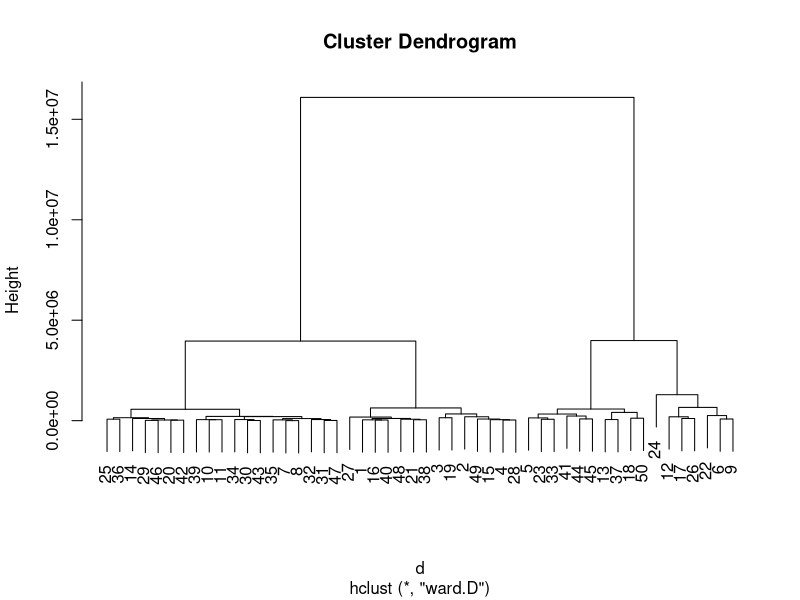
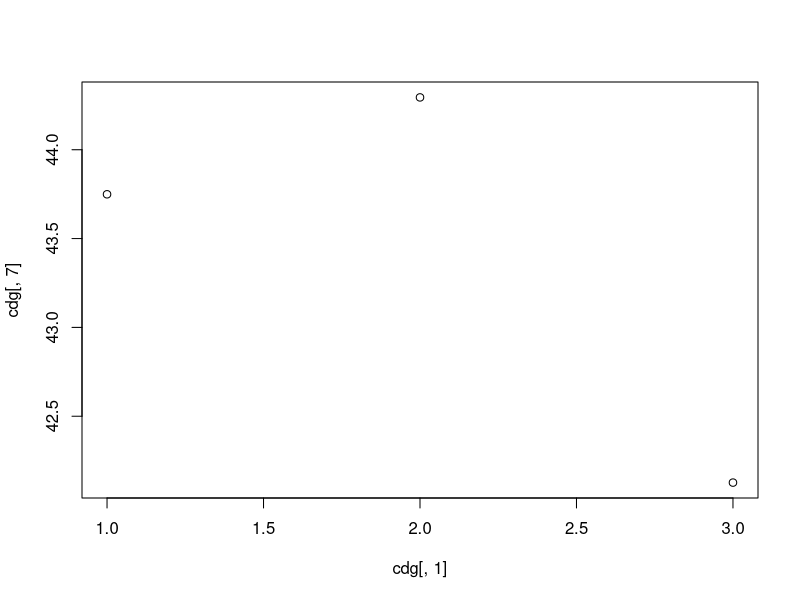

Recreate these plots in R, in order. (Note: this script raises an error after producing the figures.)
## ---- chunk 1
# Clear plots
if(!is.null(dev.list())) dev.off()

# Clean workspace
rm(list=ls())
## ---- chunk 2
dd <- read.csv("2.Bank_India_preprocessed_data.csv", sep=",",
               stringsAsFactors=TRUE)
dd$id <- NULL
class(dd)
attach(dd)

dcon <- data.frame(n_child, income, credit, loan, price, age, job_duration, 
                   n_enquiries)
dim(dcon)
## ---- chunk 3
d  <- dist(dcon[1:50,])
h1 <- hclust(d,method="ward.D")  # NOTICE THE COST
plot(h1)

d  <- dist(dcon)
h1 <- hclust(d,method="ward")  # NOTICE THE COST
#plot(h1)
## ---- chunk 4
nc = 3

c1 <- cutree(h1,nc)

c1[1:20]

nc = 5

c5 <- cutree(h1,nc)

c5[1:20]


table(c1)
table(c5)
table(c1,c5)


cdg <- aggregate(as.data.frame(dcon),list(c1),mean)
cdg

plot(cdg[,1], cdg[,7])
## ---- chunk 5
plot(Edad,Estalvi,col=c1,main="Clustering of credit data in 3 classes")
legend("topright",c("class1","class2","class3"),pch=1,col=c(1:3))

plot(RatiFin,Estalvi)
plot(RatiFin,Estalvi,col=c1,main="Clustering of credit data in 3 classes")
legend("topright",c("class1","class2","class3"),pch=1,col=c(1:3), cex=0.6)

plot(Antiguedad.Trabajo,Estalvi,col=c1,main="Clustering of credit data in 3 classes")
legend("topright",c("class1","class2","class3"),pch=1,col=c(1:3), cex=0.6)
plot(Patrimonio, Ingresos,col=c1,main="Clustering of credit data in 3 classes")
legend("topright",c("class1","class2","class3"),pch=1,col=c(1:3), cex=0.6)
plot(Patrimonio, Antiguedad.Trabajo,col=c1,main="Clustering of credit data in 3 classes")
legend("topright",c("class1","class2","class3"),pch=1,col=c(1:3), cex=0.6)

pairs(dcon[,1:7], col=c1)
## ---- chunk 6

Bss <- sum(rowSums(cdg^2)*as.numeric(table(c1)))

Ib4 <- 100*Bss/Tss
Ib4
## ---- chunk 7
library(cluster)

#dissimilarity matrix

actives<-c(1:19) # We have already removed the id variables
# gower distance
dissimMatrix <- daisy(dd[,actives], metric = "gower", stand=TRUE)

distMatrix<-dissimMatrix^2

# ward method
set.seed(123)
h1 <- hclust(distMatrix,method="ward.D")  # NOTICE THE COST
## ---- chunk 8
#plot(h1)

c2 <- cutree(h1,2)
## ---- chunk 9
dd <- read.csv("2.Bank_India_preprocessed_data.csv", sep=",",
               stringsAsFactors=TRUE)
dd$id <- NULL
class(dd)
attach(dd)

dcon <- data.frame(n_child, income, credit, loan, price, age, job_duration, 
                   n_enquiries)
dim(dcon)

#Dictamen    <- as.factor(Dictamen)
#levels(Dictamen) <- c(NA, "positiu","negatiu")


#Calcula els valor test de la variable Xnum per totes les modalitats del factor P
ValorTestXnum <- function(Xnum,P){
  #freq dis of fac
  nk <- as.vector(table(P)); 
  n <- sum(nk); 
  #mitjanes x grups
  xk <- tapply(Xnum,P,mean);
  #valors test
  txk <- (xk-mean(Xnum))/(sd(Xnum)*sqrt((n-nk)/(n*nk))); 
  #p-values
  pxk <- pt(txk,n-1,lower.tail=F);
  for(c in 1:length(levels(as.factor(P)))){if (pxk[c]>0.5){pxk[c]<-1-pxk[c]}}
  return (pxk)
}




ValorTestXquali <- function(P,Xquali){
  taula <- table(P,Xquali);
  n <- sum(taula); 
  pk <- apply(taula,1,sum)/n;
  pj <- apply(taula,2,sum)/n;
  pf <- taula/(n*pk);
  pjm <- matrix(data=pj,nrow=dim(pf)[1],ncol=dim(pf)[2], byrow=TRUE);      
  dpf <- pf - pjm; 
  dvt <- sqrt(((1-pk)/(n*pk))%*%t(pj*(1-pj))); 
  #i hi ha divisions iguals a 0 dona NA i no funciona
  zkj <- dpf
  zkj[dpf!=0]<-dpf[dpf!=0]/dvt[dpf!=0]; 
  pzkj <- pnorm(zkj,lower.tail=F);
  for(c in 1:length(levels(as.factor(P)))){for (s in 1:length(levels(Xquali))){if (pzkj[c,s]> 0.5){pzkj[c,s]<-1- pzkj[c,s]}}}
  return (list(rowpf=pf,vtest=zkj,pval=pzkj))
}


#source("file")
#dades contain the dataset
dades<-dd
#dades<-dd[filtro,]
#dades<-df
K<-dim(dades)[2]
#par(ask=TRUE)


#P must contain the class variable
#P<-dd[,3]
P<-c2 #P CONTAINS THE NUMBER OF CUTS WE DO ON THE TREE
#P<-dd[,18]
nameP<-"classe"
#P<-df[,33]

nc<-length(levels(factor(P)))
nc
pvalk <- matrix(data=0,nrow=nc,ncol=K, dimnames=list(levels(P),names(dades)))
nameP<-"Class"
n<-dim(dades)[1]

## ---- chunk 10
for(k in 1:4){
  if (is.numeric(dades[,k])){ 
      print(paste("Anàlisi per classes de la Variable:", names(dades)[k]))

      boxplot(dades[,k]~P, main=paste("Boxplot of", names(dades)[k], "vs", nameP ), horizontal=TRUE)
      
      barplot(tapply(dades[[k]], P, mean),main=paste("Means of", names(dades)[k], "by", nameP ))
      abline(h=mean(dades[[k]]))
      legend(0,mean(dades[[k]]),"global mean",bty="n")
      print("Estadístics per groups:")
      for(s in levels(as.factor(P))) {print(summary(dades[P==s,k]))}
      o<-oneway.test(dades[,k]~P)
      print(paste("p-valueANOVA:", o$p.value))
      kw<-kruskal.test(dades[,k]~P)
      print(paste("p-value Kruskal-Wallis:", kw$p.value))
      pvalk[,k]<-ValorTestXnum(dades[,k], P)
      print("p-values ValorsTest: ")
      print(pvalk[,k])      
      }else{
        if(class(dd[,k])=="Date"){
          print(summary(dd[,k]))
          print(sd(dd[,k]))
          #decide breaks: weeks, months, quarters...
          hist(dd[,k],breaks="weeks")
        }else{
          #qualitatives
      print(paste("Variable", names(dades)[k]))
      table<-table(P, dades[,k])
   #   print("Cross-table")
   #   print(table)
      rowperc<-prop.table(table,1)

   colperc<-prop.table(table,2)
   #  print("Distribucions condicionades a files")
   # print(rowperc)
   
   #ojo porque si la variable es true o false la identifica amb el tipus Logical i
   #aquest no te levels, por tanto, coertion preventiva
   
   dades[,k]<-as.factor(dades[,k])
   
   
   marg <- table(as.factor(P))/n
   print(append("Categories=",levels(as.factor(dades[,k]))))

   #from next plots, select one of them according to your practical case
   plot(marg,type="l",ylim=c(0,1),main=paste("Prop. of pos & neg by",names(dades)[k]))
   paleta<-rainbow(length(levels(dades[,k])))
   for(c in 1:length(levels(dades[,k]))){lines(colperc[,c],col=paleta[c]) }

   #with legend
   plot(marg,type="l",ylim=c(0,1),main=paste("Prop. of pos & neg by",names(dades)[k]))
   paleta<-rainbow(length(levels(dades[,k])))
   for(c in 1:length(levels(dades[,k]))){lines(colperc[,c],col=paleta[c]) }
   legend("topright", levels(dades[,k]), col=paleta, lty=2, cex=0.6)
   
   #condicionades a classes
   print(append("Categories=",levels(dades[,k])))
   plot(marg,type="n",ylim=c(0,1),main=paste("Prop. of pos & neg by",names(dades)[k]))
   paleta<-rainbow(length(levels(dades[,k])))
   for(c in 1:length(levels(dades[,k]))){lines(rowperc[,c],col=paleta[c]) }
   
   #with legend
   plot(marg,type="n",ylim=c(0,1),main=paste("Prop. of pos & neg by",names(dades)[k]))
   paleta<-rainbow(length(levels(dades[,k])))
   for(c in 1:length(levels(dades[,k]))){lines(rowperc[,c],col=paleta[c]) }
   legend("topright", levels(dades[,k]), col=paleta, lty=2, cex=0.6)
   
   #amb variable en eix d'abcisses
   marg <-table(dades[,k])/n
      print(append("Categories=",levels(dades[,k])))
      plot(marg,type="l",ylim=c(0,1),main=paste("Prop. of pos & neg by",names(dades)[k]), las=3)
    #x<-plot(marg,type="l",ylim=c(0,1),main=paste("Prop. of pos & neg by",names(dades)[k]), xaxt="n")
   #text(x=x+.25, y=-1, adj=1, levels(CountryName), xpd=TRUE, srt=25, cex=0.7)
   paleta<-rainbow(length(levels(as.factor(P))))
      for(c in 1:length(levels(as.factor(P)))){lines(rowperc[c,],col=paleta[c]) }

      #with legend
      plot(marg,type="l",ylim=c(0,1),main=paste("Prop. of pos & neg by",names(dades)[k]), las=3)
      for(c in 1:length(levels(as.factor(P)))){lines(rowperc[c,],col=paleta[c])}
      legend("topright", levels(as.factor(P)), col=paleta, lty=2, cex=0.6)
   
   #condicionades a columna 
   plot(marg,type="n",ylim=c(0,1),main=paste("Prop. of pos & neg by",names(dades)[k]), las=3)
   paleta<-rainbow(length(levels(as.factor(P))))
   for(c in 1:length(levels(as.factor(P)))){lines(colperc[c,],col=paleta[c]) }
   
   #with legend
   plot(marg,type="n",ylim=c(0,1),main=paste("Prop. of pos & neg by",names(dades)[k]), las=3)
   for(c in 1:length(levels(as.factor(P)))){lines(colperc[c,],col=paleta[c])}
   legend("topright", levels(as.factor(P)), col=paleta, lty=2, cex=0.6)
   
      table<-table(dades[,k],P)
      print("Cross Table:")
      print(table)
      print("Distribucions condicionades a columnes:")
      print(colperc)

      #diagrames de barres apilades                                         
      
      paleta<-rainbow(length(levels(dades[,k])))
      barplot(table(dades[,k], as.factor(P)), beside=FALSE,col=paleta )

      barplot(table(dades[,k], as.factor(P)), beside=FALSE,col=paleta )
      legend("topright",levels(as.factor(dades[,k])),pch=1,cex=0.5, col=paleta)
      
   #diagrames de barres adosades
      barplot(table(dades[,k], as.factor(P)), beside=TRUE,col=paleta )

      barplot(table(dades[,k], as.factor(P)), beside=TRUE,col=paleta)
      legend("topright",levels(as.factor(dades[,k])),pch=1,cex=0.5, col=paleta)
   
      print("Test Chi quadrat: ")
      print(chisq.test(dades[,k], as.factor(P)))
   
      print("valorsTest:")
      print( ValorTestXquali(P,dades[,k]))
   #calcular els pvalues de les quali
   }
      }
}#endfor

#descriptors de les classes més significatius. Afegir info qualits
for (c in 1:length(levels(as.factor(P)))) {
  if(!is.na(levels(as.factor(P))[c])){
    print(paste("P.values per class:",levels(as.factor(P))[c]));
    print(sort(pvalk[c,]), digits=3) 
  }
}

#afegir la informacio de les modalitats de les qualitatives a la llista de pvalues i fer ordenacio global

#saving the dataframe in an external file
#write.table(dd, file = "credscoClean.csv", sep = ";", na = "NA", dec = ".", row.names = FALSE, col.names = TRUE)
## ---- chunk 11
# Make statistical tests 
cluster1_target = data.frame(dd[which(c2 == 1),])
cluster2_target = data.frame(dd[which(c2 == 2),])

summary(cluster1_target)
summary(cluster2_target)

#library(DataExplorer)
#create_report(cluster1_target, output_file = 'SmartEDA_cluster1.html')
#create_report(cluster2_target, output_file = 'SmartEDA_cluster2.html')
## ---- chunk 12
# Check which variables are significant (use kruskal.test for numeric)
kruskal.test(job_duration ~ c2)
